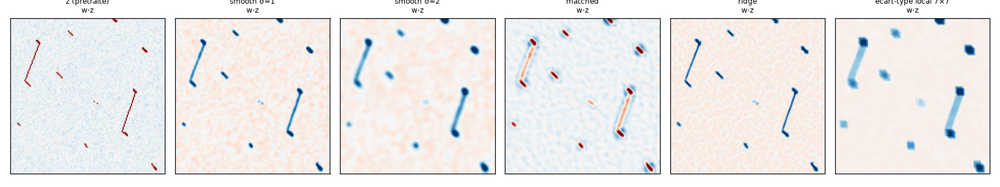
#> input picture challenge1/archive/v1_methodes_faciles/m5_contributions.png, 1000 x 187 px, shrunk from 1650 x 308 before the run
$ python -i reborn_oct1b.py   (imports and definitions only)
#> lines starting #> are read from the running program, lines starting #| are printed output that depends on the picture; after the words box and inside, x2 and y2 are one past the last pixel; in counts of white or black regions, pixels touching at a corner belong together
"""Détecteur de RebornFlamme, branche autoresearch/oct1b (1er oct. 2026).

Copie figée de ``autoresearch/detect.py`` : médiane par ligne, filtre adapté
le long du stick à π/4, remplissage à une fraction du pic, filtre d'angle.
Paramètres tels que publiés. Aucun réglage sur la suite de robustesse.
La sortie est un masque 0/1 : le harnais ne peut pas rechoisir un seuil.
"""

from __future__ import annotations

import numpy as np
from scipy.ndimage import binary_dilation, correlate
from scipy.ndimage import label as ndlabel
from scipy.ndimage import maximum as ndmaximum
from skimage.measure import label, regionprops

STICK_THETA = np.pi / 4

PARAMS = {
    "k_line": 3.5,
    "line_len": 5,
    "dilate": 2,
    "k_low": 2.0,
    "half": 0.6,
    "k_peak": 3.0,
}
ANGLE_TOL = 0.6
ANGLE_MIN_LEN = 2.0


def robust_depth(a):
    med = np.median(a)
    return (med - a) / (1.4826 * np.median(np.abs(a - med)))


def dip_mask(image, k_line=3.5, line_len=5, dilate=2, k_low=2.0, half=0.5, k_peak=3.5):
#> called with k_line = 3.5, line_len = 5, dilate = 2, k_low = 2, half = 0.6, k_peak = 3
    image = np.asarray(image, dtype=float)
    image = image - np.median(image, axis=1, keepdims=True)
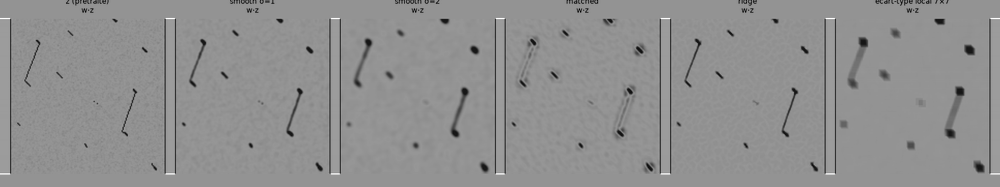
#> image: shape (187, 1000) float64; min -237, max 174, mean -4.7; drawn with min black and max white
    depth = robust_depth(image)
#> in robust_depth, `med = np.median(a)`: med = 0
#> in robust_depth, `return (med - a) / (1.4826 * np.median(np.abs(a - med)))`:
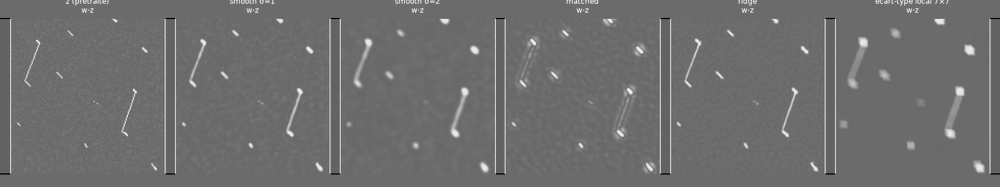
#> returned value: shape (187, 1000) float64; min -58.68, max 79.93, mean 1.6; drawn with min black and max white
    along = robust_depth(correlate(image, np.eye(line_len) / line_len, mode="nearest"))
#> in robust_depth (call 2), `med = np.median(a)`: med = -1.11e-16
#> in robust_depth (call 2), `return (med - a) / (1.4826 * np.median(np.abs(a - med)))`:
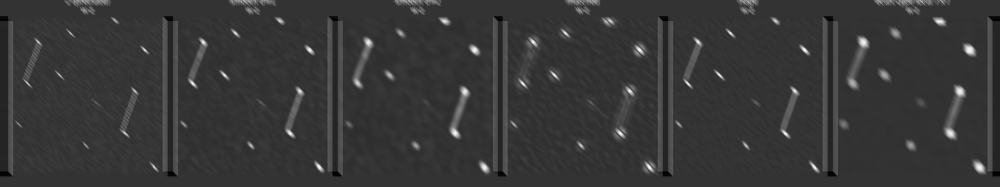
#> returned value: shape (187, 1000) float64; min -22.09, max 87.81, mean 2; drawn with min black and max white
    seeds = along > k_line
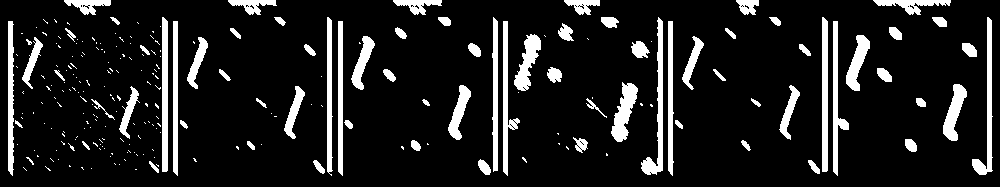
#> seeds: shape (187, 1000) bool; 12.2% white; 243 white regions (168 under 20 px), largest, box (x1, y1, x2, y2) and area: (641, 17, 663, 175) 1021, (972, 17, 993, 175) 942, (162, 17, 168, 172) 919
    if dilate > 0:
        seeds = binary_dilation(seeds, iterations=dilate)
#> seeds: shape (187, 1000) bool; 21.8% white; 155 white regions (38 under 20 px), largest, box (x1, y1, x2, y2) and area: (142, 15, 170, 175) 2089, (639, 15, 665, 177) 1733, (806, 15, 830, 176) 1709
    cand = seeds & (depth > k_low)
#> cand: shape (187, 1000) bool; 8.5% white; 467 white regions (347 under 20 px), largest, box (x1, y1, x2, y2) and area: (612, 82, 638, 143) 765, (514, 34, 541, 94) 722, (944, 85, 965, 139) 517
    labels, n = ndlabel(cand, structure=np.ones((3, 3)))
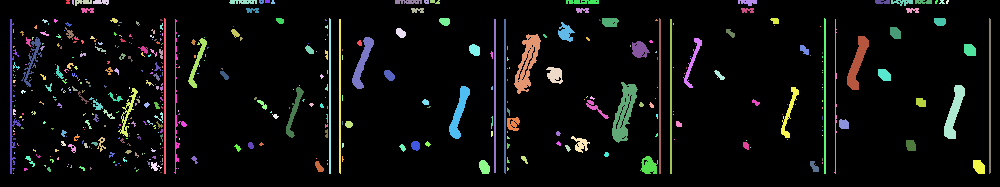
#> labels: shape (187, 1000) int32; 468 distinct labels, from 0 to 467; one colour per label, 0 black
#> n = 467
    smooth_depth = correlate(depth, np.eye(2) / 2, mode="nearest")
    amp = np.concatenate([[0.0], ndmaximum(smooth_depth, labels, np.arange(1, n + 1))])[labels]
    return cand & (depth > half * amp) & (amp > k_peak)
#> returned value: shape (187, 1000) bool; 3.4% white in thin lines or dots


def filter_by_angle(mask, stick_theta=STICK_THETA, angle_tol=ANGLE_TOL, min_len=ANGLE_MIN_LEN):
#> called with stick_theta = 0.785, angle_tol = 0.6, min_len = 2
    labels = label(mask, connectivity=2)
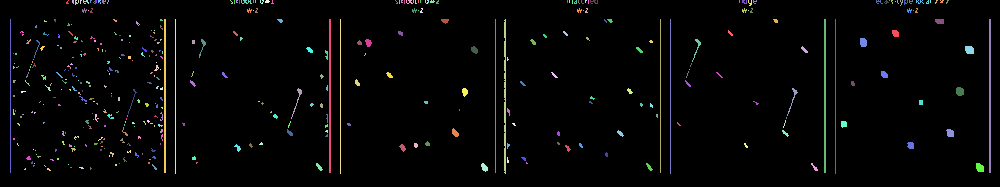
#> labels: shape (187, 1000) int32; 412 distinct labels, from 0 to 411; one colour per label, 0 black
    out = mask.copy()
    for region in regionprops(labels):
        if region.axis_major_length < min_len:
            continue
        phi = np.arctan2(np.cos(region.orientation), np.sin(region.orientation)) % np.pi
        deviation = abs((phi - stick_theta + np.pi / 2) % np.pi - np.pi / 2)
        if deviation > angle_tol:
            out[labels == region.label] = False
#> this loop made 411 passes
#> (phi, deviation) on passes 1 to 3: (1.96, 1.18), (1.43, 0.64), (2.22, 1.43)
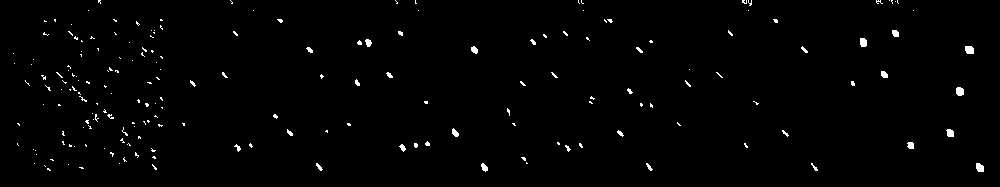
#> out: shape (187, 1000) bool; 1.1% white in thin lines or dots, all inside (x1, y1, x2, y2) = (13, 0, 984, 172)
    return out


def predict(image):
    mask = dip_mask(image, **PARAMS)
    mask = filter_by_angle(mask)
    return mask.astype(np.uint8)


def detect(images: np.ndarray) -> np.ndarray:
    """Images brutes (N, 150, 150) -> masque 0/1."""
    images = np.asarray(images, dtype=np.float32)
    if images.ndim == 2:
        return predict(images).astype(np.float32)
    out = np.empty(images.shape, dtype=np.float32)
    for i in range(len(images)):
        out[i] = predict(images[i])
    return out

>>> import cv2
>>> picture = cv2.imread('../archive/v1_methodes_faciles/m5_contributions.png', cv2.IMREAD_GRAYSCALE)
>>> result = predict(picture)
